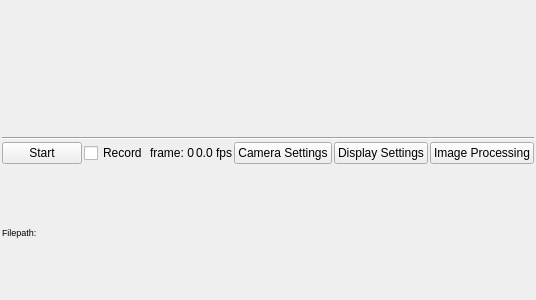
<?xml version="1.0" encoding="UTF-8"?>
<ui version="4.0">
 <class>CamWidget</class>
 <widget class="QWidget" name="CamWidget">
  <property name="geometry">
   <rect>
    <x>0</x>
    <y>0</y>
    <width>400</width>
    <height>300</height>
   </rect>
  </property>
  <property name="windowTitle">
   <string>Form</string>
  </property>
  <layout class="QVBoxLayout" name="verticalLayout_2">
   <property name="spacing">
    <number>2</number>
   </property>
   <property name="leftMargin">
    <number>2</number>
   </property>
   <property name="topMargin">
    <number>2</number>
   </property>
   <property name="rightMargin">
    <number>2</number>
   </property>
   <property name="bottomMargin">
    <number>2</number>
   </property>
   <item>
    <widget class="QLabel" name="img_label">
     <property name="text">
      <string/>
     </property>
    </widget>
   </item>
   <item>
    <widget class="Line" name="line">
     <property name="orientation">
      <enum>Qt::Horizontal</enum>
     </property>
    </widget>
   </item>
   <item>
    <layout class="QHBoxLayout" name="horizontalLayout">
     <property name="spacing">
      <number>2</number>
     </property>
     <item>
      <widget class="QPushButton" name="start_stop_pushButton">
       <property name="text">
        <string>Start</string>
       </property>
       <property name="checkable">
        <bool>true</bool>
       </property>
      </widget>
     </item>
     <item>
      <widget class="QCheckBox" name="record_checkBox">
       <property name="text">
        <string>Record</string>
       </property>
      </widget>
     </item>
     <item>
      <spacer name="horizontalSpacer">
       <property name="orientation">
        <enum>Qt::Horizontal</enum>
       </property>
       <property name="sizeHint" stdset="0">
        <size>
         <width>40</width>
         <height>20</height>
        </size>
       </property>
      </spacer>
     </item>
     <item>
      <widget class="QLabel" name="frame_nr_label">
       <property name="text">
        <string>frame: 0</string>
       </property>
      </widget>
     </item>
     <item>
      <widget class="QLabel" name="fps_label">
       <property name="text">
        <string>0.0 fps</string>
       </property>
      </widget>
     </item>
     <item>
      <widget class="QPushButton" name="camera_settings_pushButton">
       <property name="text">
        <string>Camera Settings</string>
       </property>
      </widget>
     </item>
     <item>
      <widget class="QPushButton" name="display_settings_pushButton">
       <property name="text">
        <string>Display Settings</string>
       </property>
      </widget>
     </item>
     <item>
      <widget class="QPushButton" name="image_processing_pushButton">
       <property name="text">
        <string>Image Processing</string>
       </property>
      </widget>
     </item>
    </layout>
   </item>
   <item>
    <widget class="QLabel" name="save_location_label">
     <property name="font">
      <font>
       <pointsize>7</pointsize>
      </font>
     </property>
     <property name="text">
      <string>Filepath: </string>
     </property>
    </widget>
   </item>
  </layout>
 </widget>
 <resources/>
 <connections/>
</ui>
